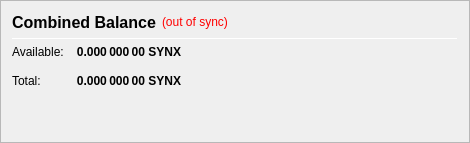
                   <widget class="QFrame" name="frame_CombinedBalances">
                    <property name="minimumSize">
                     <size>
                      <width>470</width>
                      <height>0</height>
                     </size>
                    </property>
                    <property name="frameShape">
                     <enum>QFrame::StyledPanel</enum>
                    </property>
                    <property name="frameShadow">
                     <enum>QFrame::Raised</enum>
                    </property>
                    <layout class="QVBoxLayout" name="verticalLayout_5">
                     <item>
                      <layout class="QHBoxLayout" name="horizontalLayout_5" stretch="0,0,0">
                       <item>
                        <widget class="QLabel" name="label_5z">
                         <property name="minimumSize">
                          <size>
                           <width>0</width>
                           <height>20</height>
                          </size>
                         </property>
                         <property name="font">
                          <font>
                           <pointsize>12</pointsize>
                           <weight>75</weight>
                           <bold>true</bold>
                          </font>
                         </property>
                         <property name="toolTip">
                          <string>Combined Balance (including unconfirmed and immature coins)</string>
                         </property>
                         <property name="text">
                          <string>Combined Balance</string>
                         </property>
                        </widget>
                       </item>
                       <item>
                        <widget class="QLabel" name="labelWalletStatus">
                         <property name="cursor">
                          <cursorShape>WhatsThisCursor</cursorShape>
                         </property>
                         <property name="toolTip">
                          <string>The displayed information may be out of date. Your wallet automatically synchronizes with the SYNX network after a connection is established, but this process has not completed yet.</string>
                         </property>
                         <property name="styleSheet">
                          <string notr="true">QLabel { color: red; }</string>
                         </property>
                         <property name="text">
                          <string notr="true">(out of sync)</string>
                         </property>
                         <property name="alignment">
                          <set>Qt::AlignLeading|Qt::AlignLeft|Qt::AlignVCenter</set>
                         </property>
                        </widget>
                       </item>
                       <item>
                        <spacer name="horizontalSpacer_1">
                         <property name="orientation">
                          <enum>Qt::Horizontal</enum>
                         </property>
                         <property name="sizeHint" stdset="0">
                          <size>
                           <width>40</width>
                           <height>20</height>
                          </size>
                         </property>
                        </spacer>
                       </item>
                      </layout>
                     </item>
                     <item>
                      <widget class="Line" name="line_CombinedBalance">
                       <property name="minimumSize">
                        <size>
                         <width>0</width>
                         <height>1</height>
                        </size>
                       </property>
                       <property name="maximumSize">
                        <size>
                         <width>16777215</width>
                         <height>1</height>
                        </size>
                       </property>
                       <property name="orientation">
                        <enum>Qt::Horizontal</enum>
                       </property>
                      </widget>
                     </item>
                     <item>
                      <layout class="QGridLayout" name="gridLayout_3">
                       <property name="spacing">
                        <number>12</number>
                       </property>
                       <item row="1" column="0">
                        <widget class="QLabel" name="labelBalanceTextz">
                         <property name="text">
                          <string>Available:</string>
                         </property>
                        </widget>
                       </item>
                       <item row="1" column="1">
                        <widget class="QLabel" name="labelBalancez">
                         <property name="font">
                          <font>
                           <weight>75</weight>
                           <bold>true</bold>
                          </font>
                         </property>
                         <property name="cursor">
                          <cursorShape>IBeamCursor</cursorShape>
                         </property>
                         <property name="toolTip">
                          <string>Your current spendable balance</string>
                         </property>
                         <property name="text">
                          <string notr="true">0.000 000 00 SYNX</string>
                         </property>
                         <property name="alignment">
                          <set>Qt::AlignRight|Qt::AlignTrailing|Qt::AlignVCenter</set>
                         </property>
                         <property name="textInteractionFlags">
                          <set>Qt::LinksAccessibleByMouse|Qt::TextSelectableByKeyboard|Qt::TextSelectableByMouse</set>
                         </property>
                        </widget>
                       </item>
                       <item row="2" column="0">
                        <widget class="QLabel" name="labelTotalTextz">
                         <property name="text">
                          <string>Total:</string>
                         </property>
                        </widget>
                       </item>
                       <item row="2" column="1">
                        <widget class="QLabel" name="labelTotalz">
                         <property name="font">
                          <font>
                           <weight>75</weight>
                           <bold>true</bold>
                          </font>
                         </property>
                         <property name="cursor">
                          <cursorShape>IBeamCursor</cursorShape>
                         </property>
                         <property name="toolTip">
                          <string>Total Balance, including all unavailable coins.</string>
                         </property>
                         <property name="text">
                          <string notr="true">0.000 000 00 SYNX</string>
                         </property>
                         <property name="alignment">
                          <set>Qt::AlignRight|Qt::AlignTrailing|Qt::AlignVCenter</set>
                         </property>
                         <property name="textInteractionFlags">
                          <set>Qt::LinksAccessibleByMouse|Qt::TextSelectableByKeyboard|Qt::TextSelectableByMouse</set>
                         </property>
                        </widget>
                       </item>
                       <item row="2" column="3">
                        <spacer name="horizontalSpacer_2">
                         <property name="orientation">
                          <enum>Qt::Horizontal</enum>
                         </property>
                         <property name="sizeHint" stdset="0">
                          <size>
                           <width>40</width>
                           <height>20</height>
                          </size>
                         </property>
                        </spacer>
                       </item>
                      </layout>
                     </item>
                     <item>
                      <spacer name="verticalSpacer_1">
                       <property name="orientation">
                        <enum>Qt::Vertical</enum>
                       </property>
                       <property name="sizeHint" stdset="0">
                        <size>
                         <width>20</width>
                         <height>40</height>
                        </size>
                       </property>
                      </spacer>
                     </item>
                    </layout>
                   </widget>
